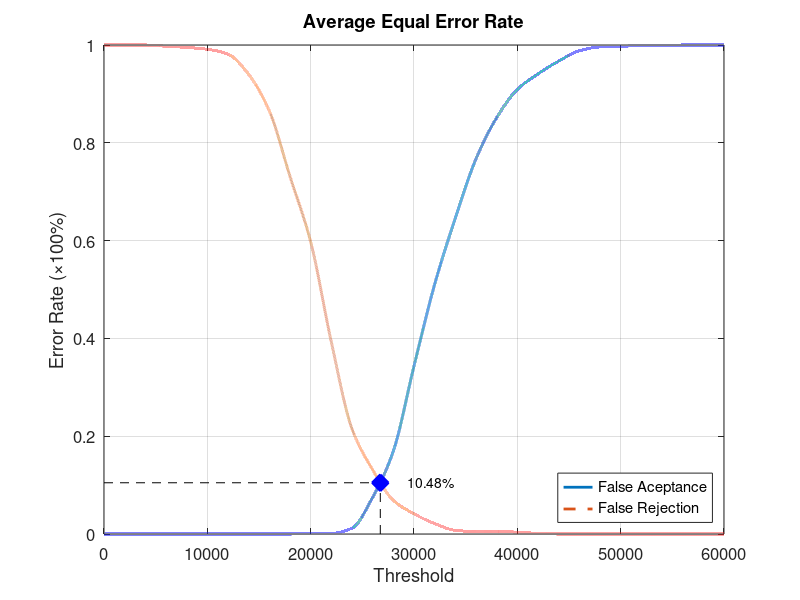
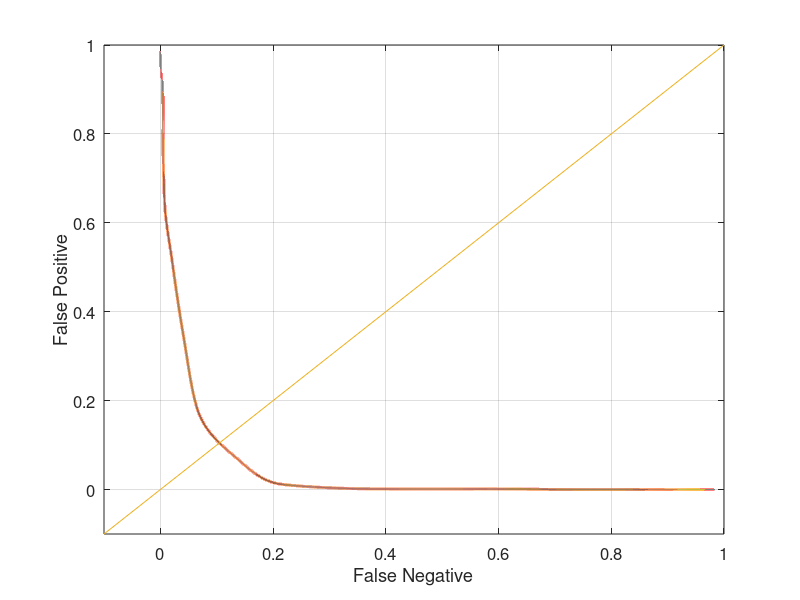

The MATLAB script that drew these images, in order:
function yEER = Experiment1Average
close all;
clear;
clc;
x = 0:2000:60000;
xq = 0:0.5:60000;

y0 = [0 0 0 0 0 0 0 0 0 0 0.00131579 0.00131579 0.0118421 0.075 0.169737 0.343421 0.510526 0.646053 0.767105 0.851316 0.909211 0.940789 0.967105 0.988158 0.996053 0.997368 0.998684 0.998684 1 1 1];
yy0 = interp1(x, y0, xq, 'pchip');
y1 = [1 1 1 0.9975 0.995 0.99125 0.98125 0.94 0.865 0.73125 0.5975 0.3925 0.215 0.13125 0.06875 0.04125 0.02125 0.0075 0.005 0.005 0.00375 0.00125 0 0 0 0 0 0 0 0 0];
yy1 = interp1(x, y1, xq, 'pchip');

% Calculating EER: 
y2 = abs(y0 - y1);
find(y2 == min(y2))
yy2 = abs(yy0 - yy1);
xEER = find(yy2 == min(yy2));
xEERIndex = xq(xEER) % X-axis EER
yEER = yy0(xEER) % Y-axis EER

main = figure
plot(xq, yy0,'-','LineWidth', 2);	hold on
plot(xq, yy1,'--','LineWidth', 2);	hold on
plot([xEERIndex xEERIndex], [0 yEER], 'k--');	hold on
plot([0 xEERIndex], [yEER yEER], 'k--');	hold on
plot(xEERIndex, yEER, 'bx', 'LineWidth', 10);	hold on
text(xEERIndex + 10 * xEERIndex / 100, yEER, [num2str(round((10000 * yEER)) / 100) '%'])
legend('False Aceptance', 'False Rejection', 'Location', 'SouthEast')
xlabel('Threshold')
ylabel('Error Rate (\times100%)')
title('Average Equal Error Rate')
set(gca, 'FontSize', 12)
axis([0 60000 0 1])
grid on

print(main, 'Experiment1AverageMain', '-dpng');
FNRxFPR = figure('Color', [1 1 1]);
plot(yy1, yy0, '-', yy1, yy0, 'LineWidth', 2);
hold on
y = -0.1:0.1:1
plot(y, y); 
set(gca, 'FontSize', 12)
xlabel('False Negative')
ylabel('False Positive')
axis([-0.1 1 -0.1 1])
set(gca, 'FontSize', 12)
grid on

print(FNRxFPR, 'Experiment1AverageFNRxFPR','-dpng');
end
